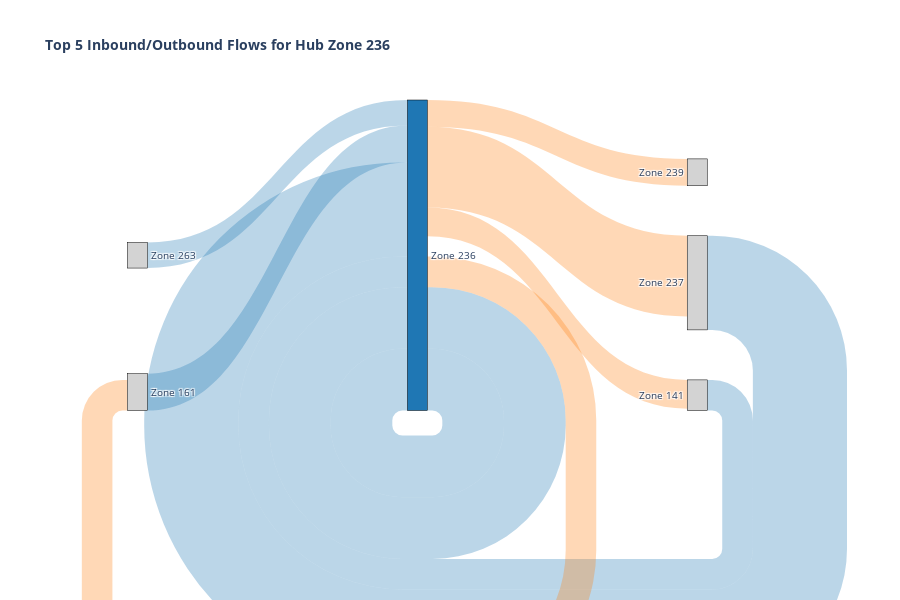

The notebook cell this image was saved under:
### Code cell
# Create flow chart for top connections
flow_data = pl.concat([
    top_in.head(5).select(['source', 'target', 'weight']),
    top_out.head(5).select(['source', 'target', 'weight'])
])

all_nodes = list(set(flow_data['source'].to_list() + flow_data['target'].to_list()))
node_map = {node: idx for idx, node in enumerate(all_nodes)}

fig = go.Figure(data=[go.Sankey(
    node=dict(
        pad=15,
        thickness=20,
        line=dict(color="black", width=0.5),
        label=[f"Zone {x}" for x in all_nodes],
        color=["#1f77b4" if x == hub else "#d3d3d3" for x in all_nodes]
    ),
    link=dict(
        source=[node_map[s] for s in flow_data['source']],
        target=[node_map[t] for t in flow_data['target']],
        value=flow_data['weight'].to_list(),
        color=["rgba(31, 119, 180, 0.3)" if t == hub else "rgba(255, 127, 14, 0.3)" 
               for t in flow_data['target']]
    )
)])

fig.update_layout(
    title=f"<b>Top 5 Inbound/Outbound Flows for Hub Zone {hub}</b>",
    font_size=10,
    height=600
)
fig.show()

### Figure 1 — Plotly figure (JSON) as saved in the notebook; plotly's stock layout.template omitted (floating-point values rounded to 4 significant figures)
{"data": [{"link": {"color": ["rgba(31, 119, 180, 0.3)", "rgba(31, 119, 180, 0.3)", "rgba(31, 119, 180, 0.3)", "rgba(31, 119, 180, 0.3)", "rgba(31, 119, 180, 0.3)", "rgba(255, 127, 14, 0.3)", "rgba(31, 119, 180, 0.3)", "rgba(255, 127, 14, 0.3)", "rgba(255, 127, 14, 0.3)", "rgba(255, 127, 14, 0.3)"], "source": [3, 2, 0, 4, 1, 2, 2, 2, 2, 2], "target": [2, 2, 2, 2, 2, 3, 2, 0, 4, 5], "value": [126169, 82683, 49281, 41055, 34333, 108107, 82683, 40976, 38611, 36013]}, "node": {"color": ["#d3d3d3", "#d3d3d3", "#1f77b4", "#d3d3d3", "#d3d3d3", "#d3d3d3"], "label": ["Zone 161", "Zone 263", "Zone 236", "Zone 237", "Zone 141", "Zone 239"], "line": {"color": "black", "width": 0.5}, "pad": 15, "thickness": 20}, "type": "sankey"}], "layout": {"font": {"size": 10}, "height": 600, "title": {"text": "<b>Top 5 Inbound/Outbound Flows for Hub Zone 236</b>"}}}
